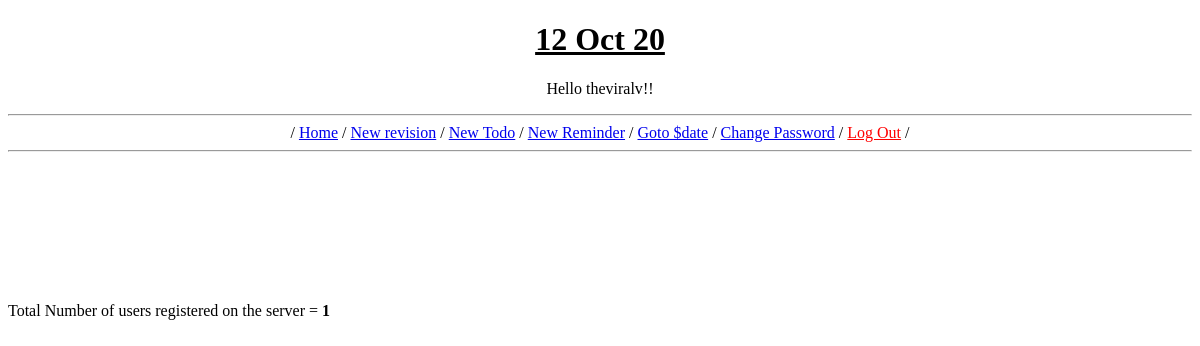
Before: / (signed in) with the older database file.
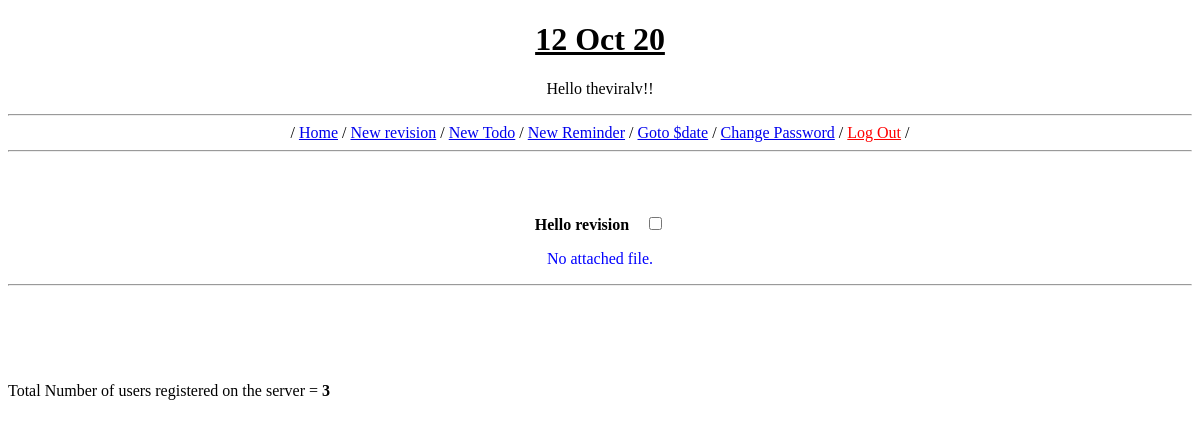
After: the same page with the newer database file.
### tasks/models.py (models this page shows, shortened)
class Task(models.Model):
    user_name = models.ForeignKey(User, on_delete=models.CASCADE, default=User.objects.first().pk)
    status = models.BooleanField()
    date = models.DateField()
    title = models.CharField(max_length=20)
    desc = models.TextField(blank=True)
    file = models.FileField(blank=True, upload_to='')

### tasks/views.py (the view, shortened to what this page needs)
# urls.py: path('', list_view, name='list'),
@login_required
def list_view(request):
    crr_date = datetime.date.today();
    date = crr_date.strftime('%d %b %y')
    qset = Task.objects.filter(date=crr_date, status=False, user_name=request.user)
    qset2 = Task.objects.filter(date=crr_date, status=True, user_name=request.user)
    cnt = User.objects.count()
    if request.method == 'POST' and request.POST.get("delete"):
        obj = Task.objects.get(id=int(request.POST.get("delete")))
        obj.delete()
        return redirect("list")
    return render(request, "list.html", {"crr_date":crr_date, "qset":qset, "qset2":qset2, "date":date, "cnt":cnt})

### templates/list.html (shortened to what this page needs)
{% extends 'base.html' %}
{% block onlylist %}
    <p>Hello {{ request.user }}!!</p>
{% endblock %}
{% block content %}
    {% for it in qset %}
        <form method='POST'>
            <b>{{ it.title }}&nbsp;&nbsp;&nbsp;&nbsp;<input type='checkbox' name='qwerty' value='{{ it.id }}' onclick='submit()'/></b>
            {% if it.file %}
                <p><a href="media/{{ it.file }}">Attached File</a></p>
            {% else %}
                <p style='color:blue;'>No attached file.</p>
            {% endif %}
            <hr>
        </form>
    {% endfor %}
{% endblock %}
{% block onlylist2 %}
    <br><br><br><br>
    <div style="text-align:left;"><p>Total Number of users registered on the server = <b>{{ cnt }}</b></p></div>
{% endblock %}

### templates/base.html (shortened to what this page needs)
<!DOCTYPE html>
<html lang="en">
<head>
</head>
<body style='text-align: center;'>
    <h1><u>{{ date }}</u></h1>
    {% block onlylist %}
    {% endblock %}
    <hr>
    / <a href='{% url 'list' %}'>Home</a> /
    {% if not request.user.is_authenticated %}
        <a href="{% url 'signup' %}">Sign Up</a> /
        <a href="{% url 'login' %}">Log In</a> /
    {% else %}
        {% if not wq %}
            <a href='{% url 'create' %}'>New revision</a> /
            <a href='{% url 'todo' %}'>New Todo</a> /
            <a href='{% url 'reminder' %}'>New Reminder</a> /
            <a href='{% url 'goto' %}'>Goto $date</a> /
        {% endif %}
        <a href="{% url 'password_change' %}">Change Password</a> /
        <a href="{% url 'logout' %}" style='color: red;'>Log Out</a> /
    {% endif %}
    <hr><br><br><br>
    {% block content %}
    {% endblock %}
    {% block onlylist2 %}
    {% endblock %}
</body>
</html>

Changed rows visible on the page:
added Task: title "Hello revision", file "No attached file."
Other visible differences:
{{ cnt }}: "1" → "3"
